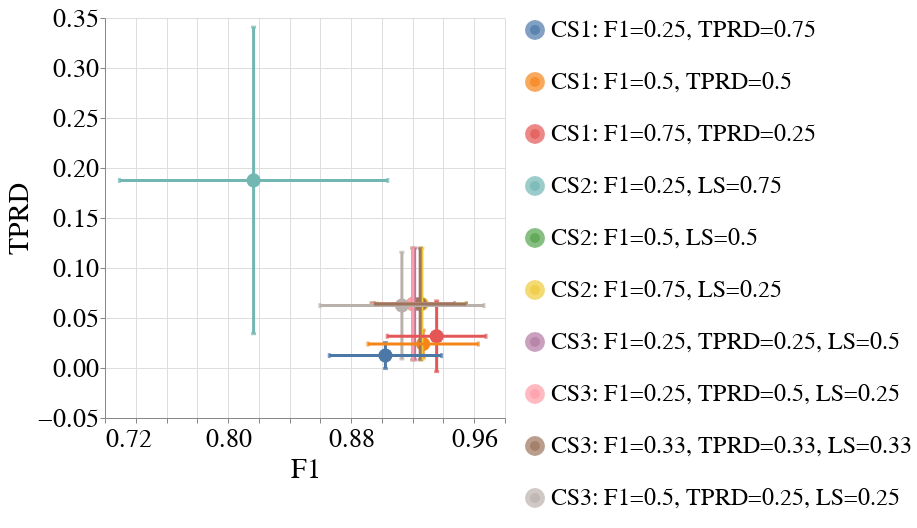

Notebook code cell kept with this figure:
### Code cell
create_box_plot_per_dataset_and_all_case_studies(to_plot=best_lp_metrics_per_exp_config_df,
                                                 exp_name=EXP_NAME,
                                                 dataset_name=DATASET_NAME,
                                                 metric_x="F1",
                                                 group_x="overall",
                                                 metric_y="Equalized_Odds_TPR",
                                                 group_y=GROUP,
                                                 rename_legend_dct=rename_legend_dct)
